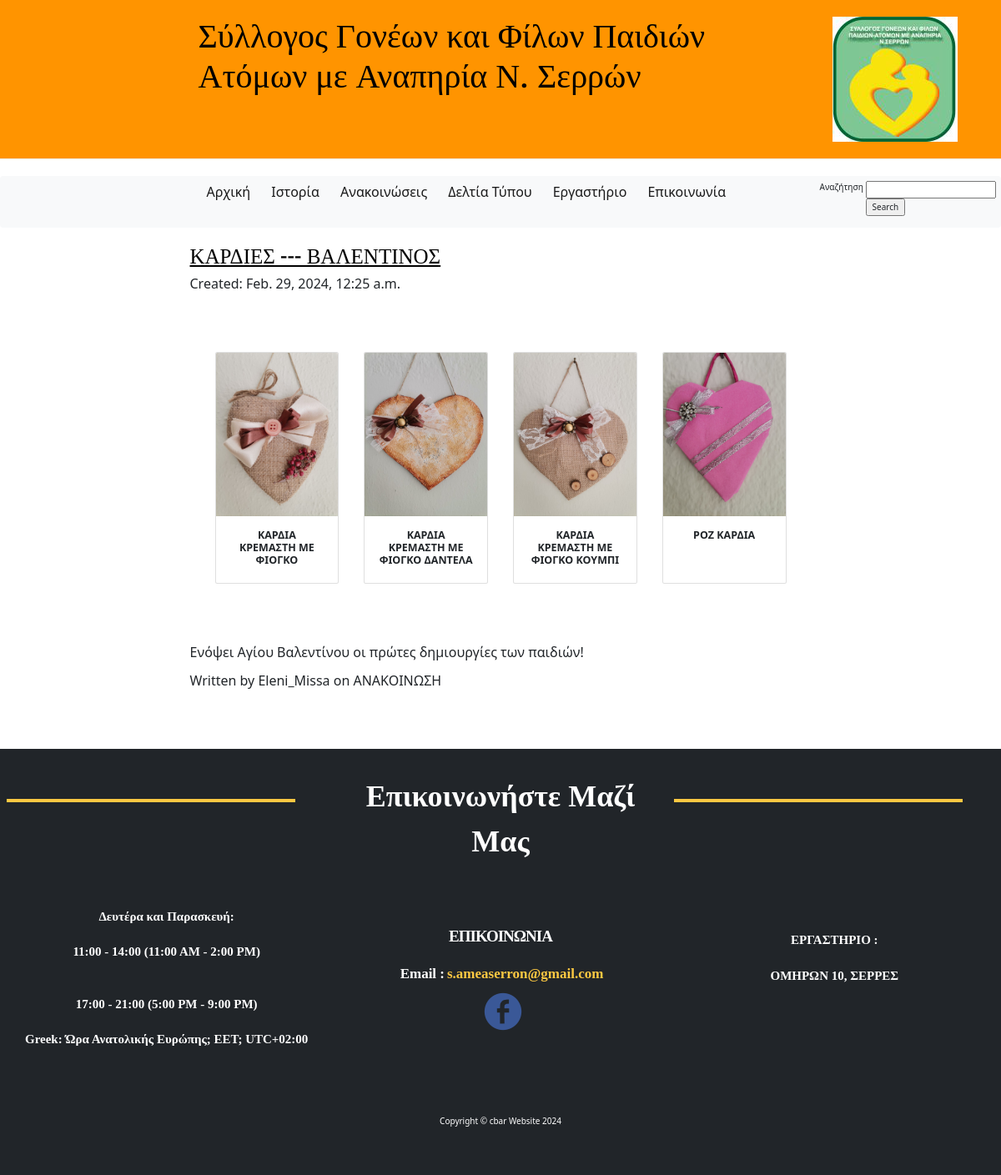
Screenshot of /post/11/ with the database file from the repository.
### blog/models.py (models this page shows, shortened)
class Post(models.Model):
    author = models.ForeignKey(settings.AUTH_USER_MODEL, on_delete=models.CASCADE)
    title = models.CharField(max_length=200)
    text = models.TextField()
    created_date = models.DateTimeField(default=timezone.now)
    published_date = models.DateTimeField(blank=True, null=True)
    category = models.ForeignKey('Category', null=True, on_delete=models.CASCADE, )
    photo = models.ForeignKey('Image', null=True, on_delete=models.CASCADE, )

class Image(models.Model):
    active = models.BooleanField(default=True)
    postID = models.ForeignKey('Post', null=True, blank=True, on_delete=models.CASCADE,)
    image = models.FileField(null=True)
    title = models.CharField(max_length=120)

class Category(models.Model):
    name = models.CharField(max_length=200)
    desc = models.TextField()
    def __str__(self):
        return self.name

### blog/views.py (the view)
# urls.py: path('post/<int:pk>/', views.post_detail, name='post_detail'),
def post_detail(request, pk):
    post = get_object_or_404(Post, pk=pk)
    imageList = Image.objects.filter(postID=pk)
    context = {
        'post': post,
        'imageList': imageList,
    }
    return render(request, 'blog/post_detail.html', context, )

### blog/templates/blog/post_detail.html (shortened to what this page needs)
{% extends 'blog/base.html' %}
{% load static %}
{% block content %}
    <div class="post">
        <h1><a href="{% url 'post_detail' pk=post.pk %}">{{ post.title }}</a></h1>
        <div>
            <p>Created: {{ post.created_date }}</p>
        </div>
        <section class="py-5">
            <div class="container px-4 px-lg-5 mt-5">
                <div class="row gx-4 gx-lg-5 row-cols-2 row-cols-md-3 row-cols-xl-4 justify-content-center">
                    {% for image in imageList %}
                    <div class="col mb-5">
                        <div class="card h-100">
                           {% if image.image %}
                               <img class="card-img-top" src="{{ image.image.url}}" alt="..." />
                           {% endif %}
                            <div class="card-body p-4">
                                <div class="text-center">
                                    <h5 class="fw-bolder"> {{ image.title }}</h5>
                                </div>
                            </div>
                        </div>
                    </div>{% endfor %}
                </div>
            </div>
        </section>
        <p>{{ post.text|linebreaks }}</p>
        <p>Written by {{ post.author }}
          {% if post.category %}
            on {{ post.category }}
          {% endif %}
        </p>
    </div>
{% endblock content %}

### blog/static/css/blog.css (style rules this page uses)
h1, h2, h3, h4 { font-family: 'Roboto'; }
.post { margin-bottom: 70px; font-size: 12pt; }
.post h1 a, .post h1 a:visited { color: #000000; }

### rows the page displays
Post: title "ΚΑΡΔΙΕΣ --- ΒΑΛΕΝΤΙΝΟΣ", created_date "Feb. 29, 2024, 12:25 a.m.", text "Ενόψει Αγίου Βαλεντίνου οι πρώτες δημιουργίες των παιδιών!", author "Eleni_Missa", category "ΑΝΑΚΟΙΝΩΣΗ"
Image: image (picture), title "ΚΑΡΔΙΑ ΚΡΕΜΑΣΤΗ ΜΕ ΦΙΟΓΚΟ"
Image: image (picture), title "ΚΑΡΔΙΑ ΚΡΕΜΑΣΤΗ ΜΕ ΦΙΟΓΚΟ ΔΑΝΤΕΛΑ"
Image: image (picture), title "ΚΑΡΔΙΑ ΚΡΕΜΑΣΤΗ ΜΕ ΦΙΟΓΚΟ ΚΟΥΜΠΙ"
Image: image (picture), title "ΡΟΖ ΚΑΡΔΙΑ"
